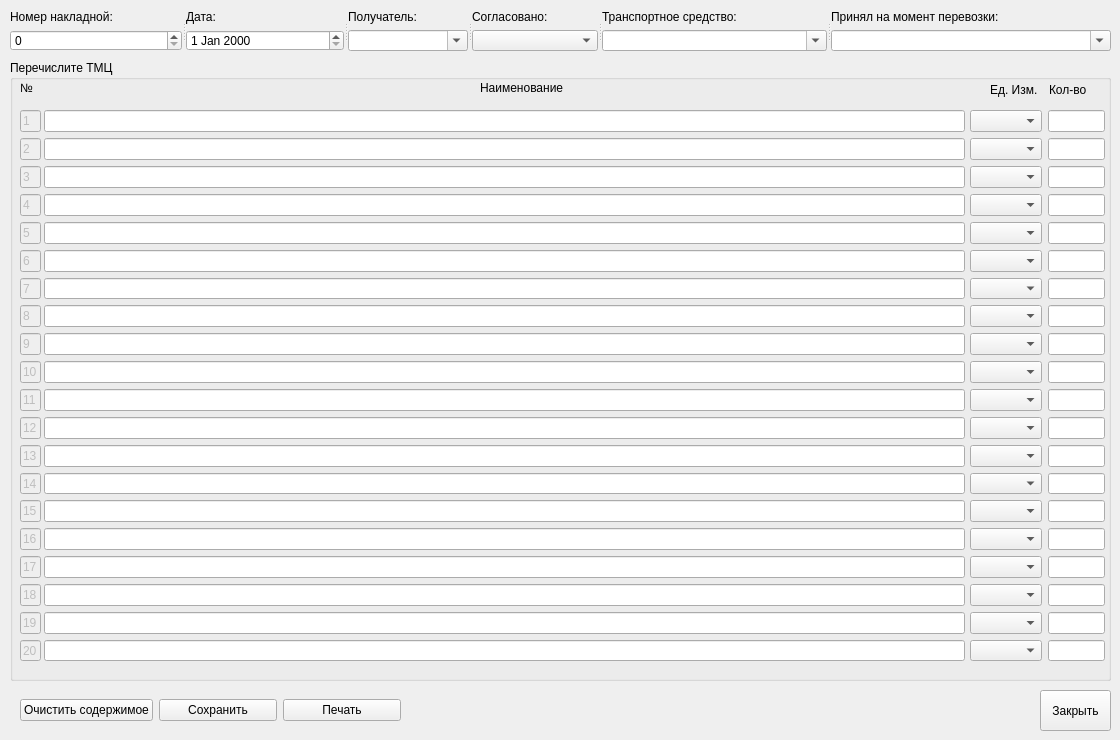
<?xml version="1.0" encoding="UTF-8"?>
<ui version="4.0">
 <class>MainWindow</class>
 <widget class="QMainWindow" name="MainWindow">
  <property name="windowModality">
   <enum>Qt::ApplicationModal</enum>
  </property>
  <property name="geometry">
   <rect>
    <x>0</x>
    <y>0</y>
    <width>1120</width>
    <height>740</height>
   </rect>
  </property>
  <property name="minimumSize">
   <size>
    <width>1120</width>
    <height>740</height>
   </size>
  </property>
  <property name="maximumSize">
   <size>
    <width>1120</width>
    <height>740</height>
   </size>
  </property>
  <property name="windowTitle">
   <string>Накладная</string>
  </property>
  <property name="tabShape">
   <enum>QTabWidget::Rounded</enum>
  </property>
  <property name="unifiedTitleAndToolBarOnMac">
   <bool>true</bool>
  </property>
  <widget class="QWidget" name="centralwidget">
   <widget class="QGroupBox" name="groupBox">
    <property name="geometry">
     <rect>
      <x>10</x>
      <y>60</y>
      <width>1101</width>
      <height>621</height>
     </rect>
    </property>
    <property name="autoFillBackground">
     <bool>true</bool>
    </property>
    <property name="title">
     <string>Перечислите ТМЦ</string>
    </property>
    <property name="flat">
     <bool>false</bool>
    </property>
    <property name="checkable">
     <bool>false</bool>
    </property>
    <widget class="QLabel" name="label_7">
     <property name="geometry">
      <rect>
       <x>10</x>
       <y>20</y>
       <width>21</width>
       <height>16</height>
      </rect>
     </property>
     <property name="text">
      <string>№</string>
     </property>
    </widget>
    <widget class="QLabel" name="label_8">
     <property name="geometry">
      <rect>
       <x>470</x>
       <y>20</y>
       <width>101</width>
       <height>16</height>
      </rect>
     </property>
     <property name="text">
      <string>Наименование</string>
     </property>
    </widget>
    <widget class="QWidget" name="">
     <property name="geometry">
      <rect>
       <x>34</x>
       <y>50</y>
       <width>921</width>
       <height>551</height>
      </rect>
     </property>
     <layout class="QVBoxLayout" name="verticalLayout_7">
      <item>
       <widget class="QLineEdit" name="LEName1">
        <property name="text">
         <string/>
        </property>
        <property name="clearButtonEnabled">
         <bool>true</bool>
        </property>
       </widget>
      </item>
      <item>
       <widget class="QLineEdit" name="LEName2">
        <property name="clearButtonEnabled">
         <bool>true</bool>
        </property>
       </widget>
      </item>
      <item>
       <widget class="QLineEdit" name="LEName3">
        <property name="clearButtonEnabled">
         <bool>true</bool>
        </property>
       </widget>
      </item>
      <item>
       <widget class="QLineEdit" name="LEName4">
        <property name="clearButtonEnabled">
         <bool>true</bool>
        </property>
       </widget>
      </item>
      <item>
       <widget class="QLineEdit" name="LEName5">
        <property name="clearButtonEnabled">
         <bool>true</bool>
        </property>
       </widget>
      </item>
      <item>
       <widget class="QLineEdit" name="LEName6">
        <property name="clearButtonEnabled">
         <bool>true</bool>
        </property>
       </widget>
      </item>
      <item>
       <widget class="QLineEdit" name="LEName7">
        <property name="clearButtonEnabled">
         <bool>true</bool>
        </property>
       </widget>
      </item>
      <item>
       <widget class="QLineEdit" name="LEName8">
        <property name="clearButtonEnabled">
         <bool>true</bool>
        </property>
       </widget>
      </item>
      <item>
       <widget class="QLineEdit" name="LEName9">
        <property name="clearButtonEnabled">
         <bool>true</bool>
        </property>
       </widget>
      </item>
      <item>
       <widget class="QLineEdit" name="LEName10">
        <property name="clearButtonEnabled">
         <bool>true</bool>
        </property>
       </widget>
      </item>
      <item>
       <widget class="QLineEdit" name="LEName11">
        <property name="clearButtonEnabled">
         <bool>true</bool>
        </property>
       </widget>
      </item>
      <item>
       <widget class="QLineEdit" name="LEName12">
        <property name="clearButtonEnabled">
         <bool>true</bool>
        </property>
       </widget>
      </item>
      <item>
       <widget class="QLineEdit" name="LEName13">
        <property name="clearButtonEnabled">
         <bool>true</bool>
        </property>
       </widget>
      </item>
      <item>
       <widget class="QLineEdit" name="LEName14">
        <property name="clearButtonEnabled">
         <bool>true</bool>
        </property>
       </widget>
      </item>
      <item>
       <widget class="QLineEdit" name="LEName15">
        <property name="clearButtonEnabled">
         <bool>true</bool>
        </property>
       </widget>
      </item>
      <item>
       <widget class="QLineEdit" name="LEName16">
        <property name="clearButtonEnabled">
         <bool>true</bool>
        </property>
       </widget>
      </item>
      <item>
       <widget class="QLineEdit" name="LEName17">
        <property name="clearButtonEnabled">
         <bool>true</bool>
        </property>
       </widget>
      </item>
      <item>
       <widget class="QLineEdit" name="LEName18">
        <property name="clearButtonEnabled">
         <bool>true</bool>
        </property>
       </widget>
      </item>
      <item>
       <widget class="QLineEdit" name="LEName19">
        <property name="clearButtonEnabled">
         <bool>true</bool>
        </property>
       </widget>
      </item>
      <item>
       <widget class="QLineEdit" name="LEName20">
        <property name="clearButtonEnabled">
         <bool>true</bool>
        </property>
       </widget>
      </item>
     </layout>
    </widget>
    <widget class="QWidget" name="">
     <property name="geometry">
      <rect>
       <x>10</x>
       <y>50</y>
       <width>21</width>
       <height>551</height>
      </rect>
     </property>
     <layout class="QVBoxLayout" name="verticalLayout_10">
      <item>
       <widget class="QLineEdit" name="lineEdit_57">
        <property name="enabled">
         <bool>false</bool>
        </property>
        <property name="text">
         <string>1</string>
        </property>
        <property name="readOnly">
         <bool>true</bool>
        </property>
       </widget>
      </item>
      <item>
       <widget class="QLineEdit" name="lineEdit_58">
        <property name="enabled">
         <bool>false</bool>
        </property>
        <property name="text">
         <string>2</string>
        </property>
        <property name="readOnly">
         <bool>true</bool>
        </property>
       </widget>
      </item>
      <item>
       <widget class="QLineEdit" name="lineEdit_59">
        <property name="enabled">
         <bool>false</bool>
        </property>
        <property name="text">
         <string>3</string>
        </property>
        <property name="readOnly">
         <bool>true</bool>
        </property>
        <property name="clearButtonEnabled">
         <bool>false</bool>
        </property>
       </widget>
      </item>
      <item>
       <widget class="QLineEdit" name="lineEdit_60">
        <property name="enabled">
         <bool>false</bool>
        </property>
        <property name="text">
         <string>4</string>
        </property>
        <property name="readOnly">
         <bool>true</bool>
        </property>
       </widget>
      </item>
      <item>
       <widget class="QLineEdit" name="lineEdit_41">
        <property name="enabled">
         <bool>false</bool>
        </property>
        <property name="text">
         <string>5</string>
        </property>
        <property name="readOnly">
         <bool>true</bool>
        </property>
       </widget>
      </item>
      <item>
       <widget class="QLineEdit" name="lineEdit_42">
        <property name="enabled">
         <bool>false</bool>
        </property>
        <property name="text">
         <string>6</string>
        </property>
        <property name="readOnly">
         <bool>true</bool>
        </property>
       </widget>
      </item>
      <item>
       <widget class="QLineEdit" name="lineEdit_43">
        <property name="enabled">
         <bool>false</bool>
        </property>
        <property name="text">
         <string>7</string>
        </property>
        <property name="readOnly">
         <bool>true</bool>
        </property>
       </widget>
      </item>
      <item>
       <widget class="QLineEdit" name="lineEdit_56">
        <property name="enabled">
         <bool>false</bool>
        </property>
        <property name="text">
         <string>8</string>
        </property>
        <property name="readOnly">
         <bool>true</bool>
        </property>
       </widget>
      </item>
      <item>
       <widget class="QLineEdit" name="lineEdit_44">
        <property name="enabled">
         <bool>false</bool>
        </property>
        <property name="text">
         <string>9</string>
        </property>
        <property name="readOnly">
         <bool>true</bool>
        </property>
       </widget>
      </item>
      <item>
       <widget class="QLineEdit" name="lineEdit_45">
        <property name="enabled">
         <bool>false</bool>
        </property>
        <property name="text">
         <string>10</string>
        </property>
        <property name="readOnly">
         <bool>true</bool>
        </property>
       </widget>
      </item>
      <item>
       <widget class="QLineEdit" name="lineEdit_46">
        <property name="enabled">
         <bool>false</bool>
        </property>
        <property name="text">
         <string>11</string>
        </property>
        <property name="readOnly">
         <bool>true</bool>
        </property>
       </widget>
      </item>
      <item>
       <widget class="QLineEdit" name="lineEdit_47">
        <property name="enabled">
         <bool>false</bool>
        </property>
        <property name="text">
         <string>12</string>
        </property>
        <property name="readOnly">
         <bool>true</bool>
        </property>
       </widget>
      </item>
      <item>
       <widget class="QLineEdit" name="lineEdit_48">
        <property name="enabled">
         <bool>false</bool>
        </property>
        <property name="text">
         <string>13</string>
        </property>
        <property name="readOnly">
         <bool>true</bool>
        </property>
       </widget>
      </item>
      <item>
       <widget class="QLineEdit" name="lineEdit_51">
        <property name="enabled">
         <bool>false</bool>
        </property>
        <property name="text">
         <string>14</string>
        </property>
        <property name="readOnly">
         <bool>true</bool>
        </property>
       </widget>
      </item>
      <item>
       <widget class="QLineEdit" name="lineEdit_52">
        <property name="enabled">
         <bool>false</bool>
        </property>
        <property name="text">
         <string>15</string>
        </property>
        <property name="readOnly">
         <bool>true</bool>
        </property>
       </widget>
      </item>
      <item>
       <widget class="QLineEdit" name="lineEdit_49">
        <property name="enabled">
         <bool>false</bool>
        </property>
        <property name="text">
         <string>16</string>
        </property>
        <property name="readOnly">
         <bool>true</bool>
        </property>
       </widget>
      </item>
      <item>
       <widget class="QLineEdit" name="lineEdit_54">
        <property name="enabled">
         <bool>false</bool>
        </property>
        <property name="text">
         <string>17</string>
        </property>
        <property name="readOnly">
         <bool>true</bool>
        </property>
       </widget>
      </item>
      <item>
       <widget class="QLineEdit" name="lineEdit_53">
        <property name="enabled">
         <bool>false</bool>
        </property>
        <property name="text">
         <string>18</string>
        </property>
        <property name="readOnly">
         <bool>true</bool>
        </property>
       </widget>
      </item>
      <item>
       <widget class="QLineEdit" name="lineEdit_50">
        <property name="enabled">
         <bool>false</bool>
        </property>
        <property name="text">
         <string>19</string>
        </property>
        <property name="readOnly">
         <bool>true</bool>
        </property>
       </widget>
      </item>
      <item>
       <widget class="QLineEdit" name="lineEdit_55">
        <property name="enabled">
         <bool>false</bool>
        </property>
        <property name="text">
         <string>20</string>
        </property>
        <property name="readOnly">
         <bool>true</bool>
        </property>
       </widget>
      </item>
     </layout>
    </widget>
    <widget class="QWidget" name="">
     <property name="geometry">
      <rect>
       <x>960</x>
       <y>50</y>
       <width>135</width>
       <height>551</height>
      </rect>
     </property>
     <layout class="QHBoxLayout" name="horizontalLayout">
      <item>
       <layout class="QVBoxLayout" name="verticalLayout_8">
        <item>
         <widget class="QComboBox" name="CBPiece1"/>
        </item>
        <item>
         <widget class="QComboBox" name="CBPiece2"/>
        </item>
        <item>
         <widget class="QComboBox" name="CBPiece3"/>
        </item>
        <item>
         <widget class="QComboBox" name="CBPiece4"/>
        </item>
        <item>
         <widget class="QComboBox" name="CBPiece5"/>
        </item>
        <item>
         <widget class="QComboBox" name="CBPiece6"/>
        </item>
        <item>
         <widget class="QComboBox" name="CBPiece7"/>
        </item>
        <item>
         <widget class="QComboBox" name="CBPiece8"/>
        </item>
        <item>
         <widget class="QComboBox" name="CBPiece9"/>
        </item>
        <item>
         <widget class="QComboBox" name="CBPiece10"/>
        </item>
        <item>
         <widget class="QComboBox" name="CBPiece11"/>
        </item>
        <item>
         <widget class="QComboBox" name="CBPiece12"/>
        </item>
        <item>
         <widget class="QComboBox" name="CBPiece13"/>
        </item>
        <item>
         <widget class="QComboBox" name="CBPiece14"/>
        </item>
        <item>
         <widget class="QComboBox" name="CBPiece15"/>
        </item>
        <item>
         <widget class="QComboBox" name="CBPiece16"/>
        </item>
        <item>
         <widget class="QComboBox" name="CBPiece17"/>
        </item>
        <item>
         <widget class="QComboBox" name="CBPiece18"/>
        </item>
        <item>
         <widget class="QComboBox" name="CBPiece19"/>
        </item>
        <item>
         <widget class="QComboBox" name="CBPiece20"/>
        </item>
       </layout>
      </item>
      <item>
       <layout class="QVBoxLayout" name="verticalLayout_9">
        <item>
         <widget class="QLineEdit" name="LEQuantity1"/>
        </item>
        <item>
         <widget class="QLineEdit" name="LEQuantity2"/>
        </item>
        <item>
         <widget class="QLineEdit" name="LEQuantity3"/>
        </item>
        <item>
         <widget class="QLineEdit" name="LEQuantity4"/>
        </item>
        <item>
         <widget class="QLineEdit" name="LEQuantity5"/>
        </item>
        <item>
         <widget class="QLineEdit" name="LEQuantity6"/>
        </item>
        <item>
         <widget class="QLineEdit" name="LEQuantity7"/>
        </item>
        <item>
         <widget class="QLineEdit" name="LEQuantity8"/>
        </item>
        <item>
         <widget class="QLineEdit" name="LEQuantity9"/>
        </item>
        <item>
         <widget class="QLineEdit" name="LEQuantity10"/>
        </item>
        <item>
         <widget class="QLineEdit" name="LEQuantity11"/>
        </item>
        <item>
         <widget class="QLineEdit" name="LEQuantity12"/>
        </item>
        <item>
         <widget class="QLineEdit" name="LEQuantity13"/>
        </item>
        <item>
         <widget class="QLineEdit" name="LEQuantity14"/>
        </item>
        <item>
         <widget class="QLineEdit" name="LEQuantity15"/>
        </item>
        <item>
         <widget class="QLineEdit" name="LEQuantity16"/>
        </item>
        <item>
         <widget class="QLineEdit" name="LEQuantity17"/>
        </item>
        <item>
         <widget class="QLineEdit" name="LEQuantity18"/>
        </item>
        <item>
         <widget class="QLineEdit" name="LEQuantity19"/>
        </item>
        <item>
         <widget class="QLineEdit" name="LEQuantity20"/>
        </item>
       </layout>
      </item>
     </layout>
    </widget>
    <widget class="QWidget" name="">
     <property name="geometry">
      <rect>
       <x>980</x>
       <y>20</y>
       <width>111</width>
       <height>20</height>
      </rect>
     </property>
     <layout class="QHBoxLayout" name="horizontalLayout_2">
      <item>
       <widget class="QLabel" name="label_10">
        <property name="text">
         <string>Ед. Изм.</string>
        </property>
       </widget>
      </item>
      <item>
       <widget class="QLabel" name="label_9">
        <property name="text">
         <string>Кол-во</string>
        </property>
       </widget>
      </item>
     </layout>
    </widget>
   </widget>
   <widget class="QPushButton" name="PBClose">
    <property name="geometry">
     <rect>
      <x>1040</x>
      <y>690</y>
      <width>71</width>
      <height>41</height>
     </rect>
    </property>
    <property name="text">
     <string>Закрыть</string>
    </property>
   </widget>
   <widget class="QSplitter" name="splitter">
    <property name="geometry">
     <rect>
      <x>10</x>
      <y>10</y>
      <width>1101</width>
      <height>41</height>
     </rect>
    </property>
    <property name="orientation">
     <enum>Qt::Horizontal</enum>
    </property>
    <widget class="QWidget" name="">
     <layout class="QVBoxLayout" name="verticalLayout">
      <item>
       <widget class="QLabel" name="label">
        <property name="text">
         <string>Номер накладной:</string>
        </property>
       </widget>
      </item>
      <item>
       <widget class="QSpinBox" name="SBNumber">
        <property name="wrapping">
         <bool>false</bool>
        </property>
        <property name="buttonSymbols">
         <enum>QAbstractSpinBox::UpDownArrows</enum>
        </property>
        <property name="showGroupSeparator" stdset="0">
         <bool>false</bool>
        </property>
        <property name="maximum">
         <number>9999999</number>
        </property>
       </widget>
      </item>
     </layout>
    </widget>
    <widget class="QWidget" name="">
     <layout class="QVBoxLayout" name="verticalLayout_2">
      <item>
       <widget class="QLabel" name="label_2">
        <property name="text">
         <string>Дата:</string>
        </property>
       </widget>
      </item>
      <item>
       <widget class="QDateEdit" name="DEDate"/>
      </item>
     </layout>
    </widget>
    <widget class="QWidget" name="">
     <layout class="QVBoxLayout" name="verticalLayout_3">
      <item>
       <widget class="QLabel" name="label_3">
        <property name="text">
         <string>Получатель:</string>
        </property>
       </widget>
      </item>
      <item>
       <widget class="QComboBox" name="CBRecipient">
        <property name="editable">
         <bool>true</bool>
        </property>
        <property name="sizeAdjustPolicy">
         <enum>QComboBox::AdjustToContents</enum>
        </property>
       </widget>
      </item>
     </layout>
    </widget>
    <widget class="QWidget" name="">
     <layout class="QVBoxLayout" name="verticalLayout_4">
      <item>
       <widget class="QLabel" name="label_4">
        <property name="text">
         <string>Согласовано:</string>
        </property>
       </widget>
      </item>
      <item>
       <widget class="QComboBox" name="CBAgreed">
        <property name="sizeAdjustPolicy">
         <enum>QComboBox::AdjustToContents</enum>
        </property>
       </widget>
      </item>
     </layout>
    </widget>
    <widget class="QWidget" name="">
     <layout class="QVBoxLayout" name="verticalLayout_5">
      <item>
       <widget class="QLabel" name="label_5">
        <property name="text">
         <string>Транспортное средство:</string>
        </property>
       </widget>
      </item>
      <item>
       <widget class="QComboBox" name="CBTransport">
        <property name="editable">
         <bool>true</bool>
        </property>
        <property name="currentIndex">
         <number>-1</number>
        </property>
        <property name="maxVisibleItems">
         <number>100</number>
        </property>
        <property name="sizeAdjustPolicy">
         <enum>QComboBox::AdjustToContents</enum>
        </property>
       </widget>
      </item>
     </layout>
    </widget>
    <widget class="QWidget" name="">
     <layout class="QVBoxLayout" name="verticalLayout_6">
      <item>
       <widget class="QLabel" name="label_6">
        <property name="text">
         <string>Принял на момент перевозки:</string>
        </property>
       </widget>
      </item>
      <item>
       <widget class="QComboBox" name="CBDriver">
        <property name="editable">
         <bool>true</bool>
        </property>
        <property name="maxVisibleItems">
         <number>100</number>
        </property>
        <property name="sizeAdjustPolicy">
         <enum>QComboBox::AdjustToContents</enum>
        </property>
       </widget>
      </item>
     </layout>
    </widget>
   </widget>
   <widget class="QWidget" name="">
    <property name="geometry">
     <rect>
      <x>20</x>
      <y>690</y>
      <width>381</width>
      <height>41</height>
     </rect>
    </property>
    <layout class="QHBoxLayout" name="horizontalLayout_3">
     <item>
      <widget class="QPushButton" name="PBClear">
       <property name="text">
        <string>Очистить содержимое</string>
       </property>
      </widget>
     </item>
     <item>
      <widget class="QPushButton" name="PBSave">
       <property name="text">
        <string>Сохранить</string>
       </property>
      </widget>
     </item>
     <item>
      <widget class="QPushButton" name="PBPrint">
       <property name="text">
        <string>Печать</string>
       </property>
      </widget>
     </item>
    </layout>
   </widget>
  </widget>
 </widget>
 <resources/>
 <connections/>
</ui>
